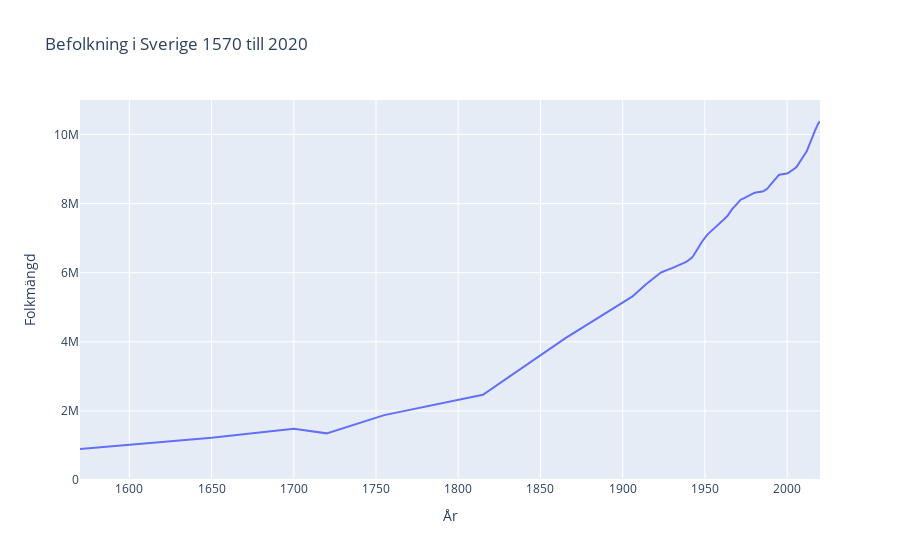

Notebook code cell kept with this figure:
### Markdown cell above
## e) Draw a graph of population data from 1570-2020.

### Code cell
fig = px.line(bef_tot_s, x="År", y="Folkmängd", title="Befolkning i Sverige 1570 till 2020", range_y=[0, 11e6])


fig.show()
